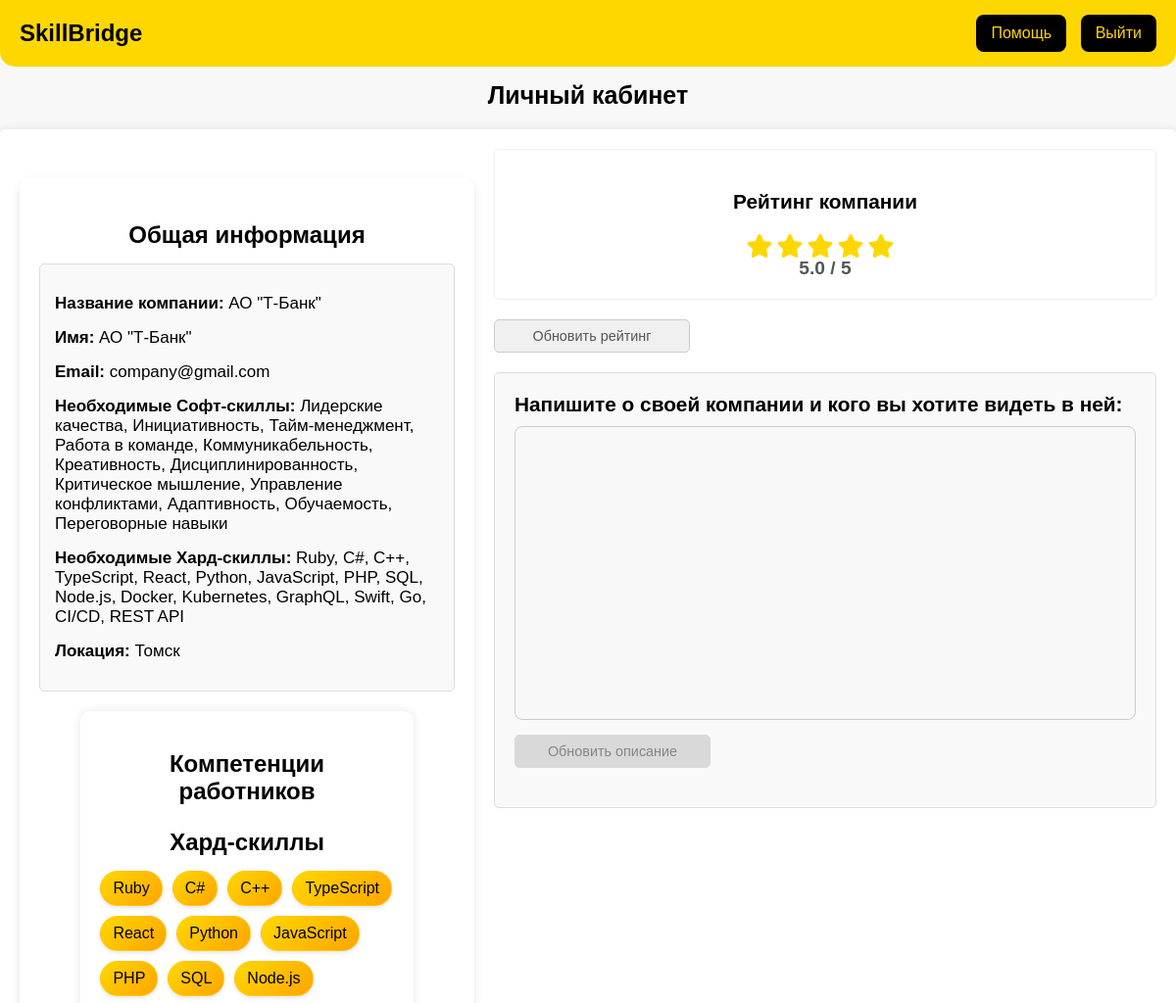
/profile_employer (signed in, upper part), run on an earlier commit of the app's database.
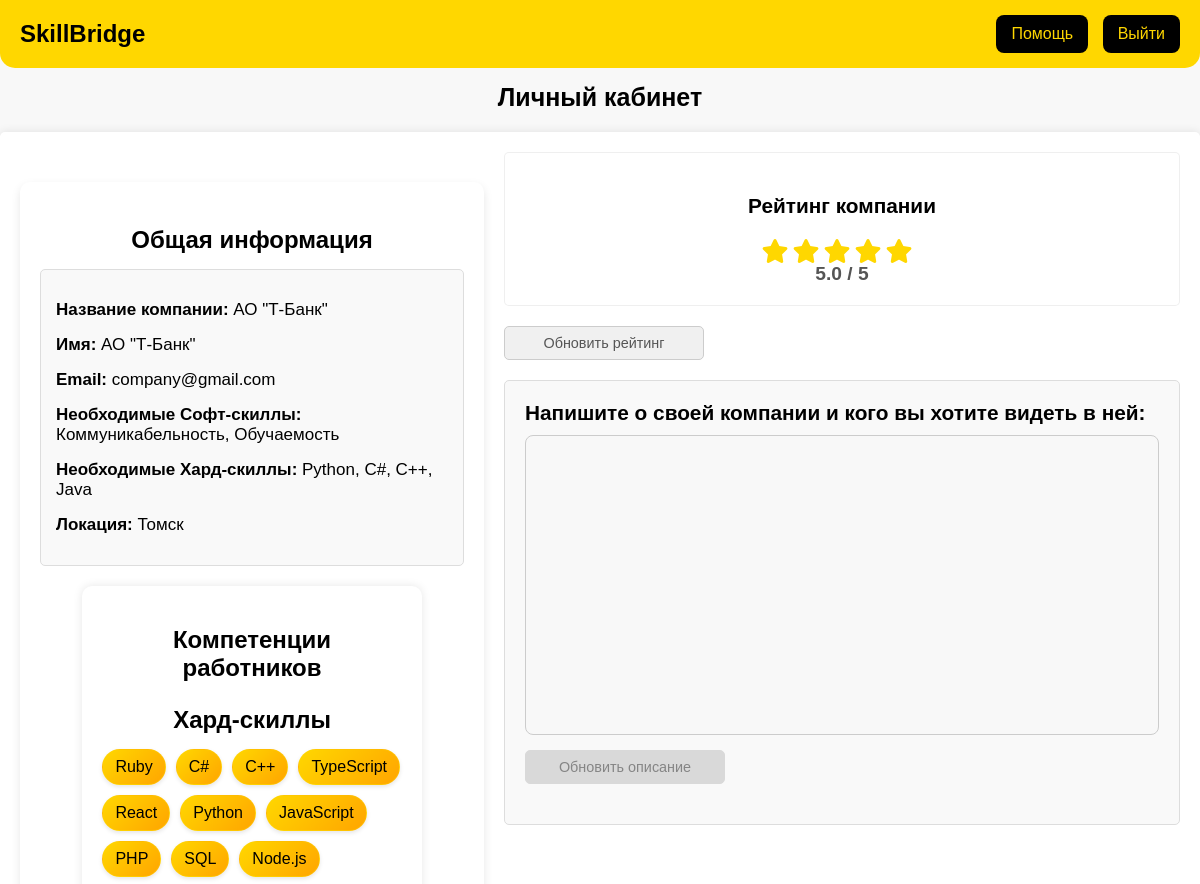
And on a later commit of the database.
### tables this page shows
CREATE TABLE comp (
            id INTEGER PRIMARY KEY AUTOINCREMENT,
            comp_name TEXT NOT NULL,
            email TEXT NOT NULL UNIQUE,
            password TEXT NOT NULL,
            hard_skills TEXT,
            soft_skills TEXT,
            description TEXT,
            location TEXT,
            hardskill_score INTEGER,  -- Баллы за hardskill
            softskill_score INTEGER,  -- Баллы за softskill
            location_score INTEGER,   -- Баллы за location
            rating DOUBLE,
            id_request INTEGER,
            FOREIGN KEY (id_request) REFERENCES request(id)
        );

### main.py (the view)
@app.route("/profile_employer")
def profile_employer_page():
    if 'email' not in session:
        app.logger.warning("Unauthorized access attempt to employer profile")
        return redirect(url_for('first_page'))
    app.logger.debug(f"Employer profile accessed by {session['email']}")
    email = session['email']
    company = get_company_by_email(email)
    app.logger.debug(f"Employer profile accessed by {session['email']}")
    if not company:
        flash('Компания не найден.')
        return redirect(url_for('first_page'))
    return render_template("profile_employer.html", company=company)

### DB.py (called while the page is built)
def get_company_by_email(email):
    conn = sqlite3.connect('people_db.db')
    cursor = conn.cursor()
    cursor.execute('SELECT * FROM comp WHERE email = ?', (email,))
    company = cursor.fetchone()
    cursor.close()
    conn.close()
    return company

### main.py (called while the page is built)
@app.after_request
def add_no_cache_headers(response):
    if 'Cache-Control' not in response.headers:
        response.headers['Cache-Control'] = 'no-store, no-cache, must-revalidate, max-age=0'
        response.headers['Pragma'] = 'no-cache'
        response.headers['Expires'] = '-1'
    return response

### templates/profile_employer.html (shortened to what this page needs)
<!DOCTYPE html>
<html lang="ru">
<head>
    <link rel="stylesheet" href="{{ url_for('static', filename='styles.css') }}">
    <link rel="stylesheet" href="https://cdnjs.cloudflare.com/ajax/libs/font-awesome/6.0.0/css/all.min.css" />
</head>
<body>
    <div class="header">
        <div class="logo">SkillBridge</div>
        <div class="header-buttons">
            <button onclick="openSupportModal()">Помощь</button>
            {% if 'email' in session %}
                <button onclick="logout()">Выйти</button>
            {% else %}
                <button id="login-btn">Вход</button>
            {% endif %}
        </div>
    </div>
    <h1 class="page__title">Личный кабинет</h1>
    <div class="container">
    <div class="information container__information1">
        <h3>Общая информация</h3>
        <div class="user-info">
            <p><strong>Название компании:</strong> <span id="user-name">{{ company[1] }}</span> </p>
            <p><strong>Имя:</strong> <span id="user-name">{{ company[1] }}</span> </p>
            <p><strong>Email:</strong> <span id="user-email">{{ company[2] }}</span> </p>
            <p><strong>Необходимые Софт-скиллы:</strong> <span id="company">{{ company[5] }}</span> </p>
            <p><strong>Необходимые Хард-скиллы:</strong> <span id="description">{{ company[4] }}</span> </p>
            <p><strong>Локация:</strong> <span id="user-email">Томск</span> </p>
        </div>
        <div class="skills-container">
            <h2>Компетенции работников</h2>
            <div class="skills-section">
                <h3>Хард-скиллы</h3>
                <div class="skills-list" id="hard-skills">
                    <span class="skill" onclick="selectSkill(this, 'selected-hard-skills')">Ruby</span>
                    <span class="skill" onclick="selectSkill(this, 'selected-hard-skills')">C#</span>
                    <span class="skill" onclick="selectSkill(this, 'selected-hard-skills')">C++</span>
                    <span class="skill" onclick="selectSkill(this, 'selected-hard-skills')">TypeScript</span>
                    <span class="skill" onclick="selectSkill(this, 'selected-hard-skills')">React</span>
                    <span class="skill" onclick="selectSkill(this, 'selected-hard-skills')">Python</span>
                    <span class="skill" onclick="selectSkill(this, 'selected-hard-skills')">JavaScript</span>
                    <span class="skill" onclick="selectSkill(this, 'selected-hard-skills')">PHP</span>
                    <span class="skill" onclick="selectSkill(this, 'selected-hard-skills')">SQL</span>
                    <span class="skill" onclick="selectSkill(this, 'selected-hard-skills')">Node.js</span>
                </div>
            </div>
        </div>
    </div>
<div class="right-column">
    <div class="container__information2">
        <h3>Рейтинг компании</h3>
        <div class="star-rating">
            <i class="fa fa-star" aria-hidden="true"></i>
            <i class="fa fa-star" aria-hidden="true"></i>
            <i class="fa fa-star" aria-hidden="true"></i>
            <i class="fa fa-star" aria-hidden="true"></i>
            <i class="fa fa-star" aria-hidden="true"></i>
        </div>
        <span class="rating-value"></span>
    </div>
    <button class="updateRatingButton" id="updateRatingButton">Обновить рейтинг</button>
<div class="form container__information3 ">
    <label class="field form__field">
        <span class="field__title">Напишите о своей компании и кого вы хотите видеть в ней:</span>
        <textarea class="field__textarea" name="О себе"></textarea>
      </label>
      <button class="updateDescriptionButton" id="updateDescriptionButton" disabled>Обновить описание</button>
</div>
</div>
</div>
    </body>
</html>

What changed in the data, as far as the page shows it:
changed comp "АО \"Т-Банк\"": soft_skills "Лидерские качества, Инициативность, Тайм-менеджмент, Работа в команде, Коммуникабельность, Креативность, Дисциплинированность, Критическое мышление, Управление конфликтами, Адаптивность, Обучаемость, Переговорные навыки" → "Коммуникабельность, Обучаемость"; hard_skills "Ruby, C#, C++, TypeScript, React, Python, JavaScript, PHP, SQL, Node.js, Docker, Kubernetes, GraphQL, Swift, Go, CI/CD, REST API" → "Python, C#, C++, Java"
